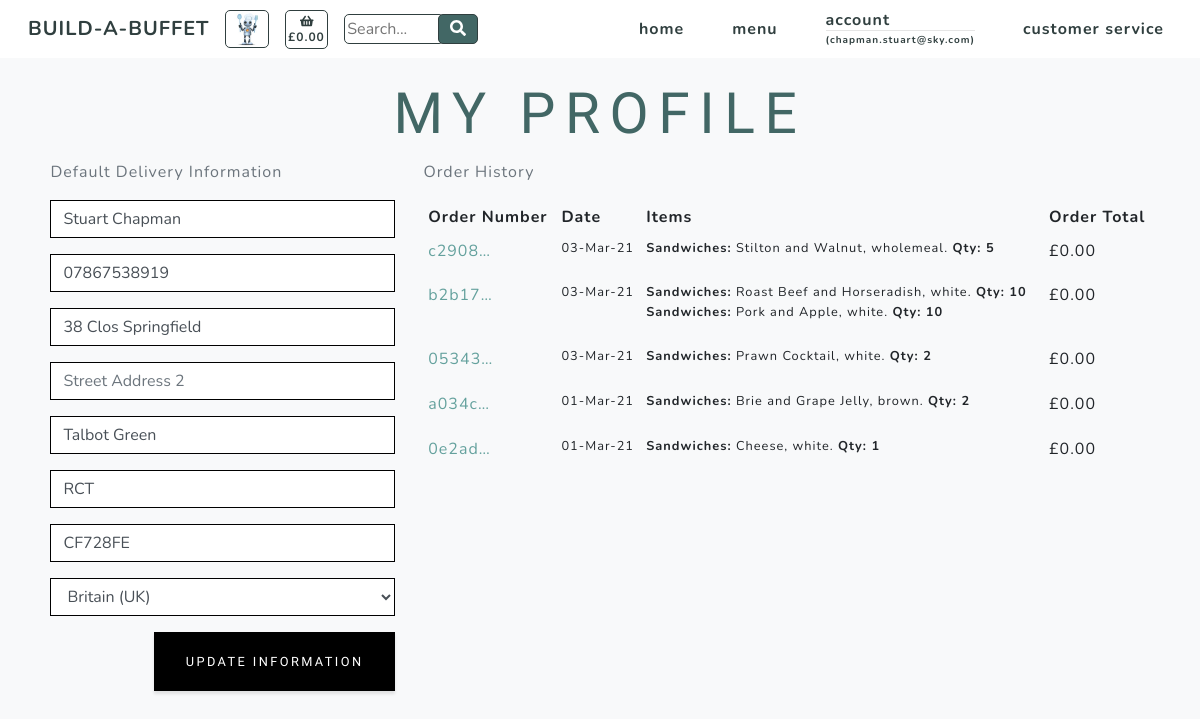
Screenshot of /profiles/ (signed in) with the database file from the repository.
### profiles/models.py (models this page shows)
class UserProfile(models.Model):
    user = models.OneToOneField(User, on_delete=models.CASCADE)
    default_full_name = models.CharField(max_length=20, null=True, blank=True)
    default_phone_number = models.CharField(max_length=20, null=True, blank=True)
    default_street_address1 = models.CharField(max_length=80, null=True, blank=True)
    default_street_address2 = models.CharField(max_length=80, null=True, blank=True)
    default_town_or_city = models.CharField(max_length=40, null=True, blank=True)
    default_county = models.CharField(max_length=80, null=True, blank=True)
    default_postcode = models.CharField(max_length=20, null=True, blank=True)
    default_country = CountryField(blank_label='Country', null=True, blank=True)
    def __str__(self):
        return self.user.username

### checkout/models.py (models this page shows, shortened)
class Order(models.Model):
    customer_name = models.CharField(max_length=50, null=False, blank=False)
    order_number = models.CharField(max_length=32, null=False, editable=False)
    cookie = models.CharField(max_length=32, null=False, editable=False)
    full_name = models.CharField(max_length=50, null=False, blank=False)
    email = models.EmailField(max_length=254, null=False, blank=False)
    phone_number = models.CharField(max_length=20, null=False, blank=False)
    country = CountryField(blank_label='Country *', null=False, blank=False)
    postcode = models.CharField(max_length=20, null=True, blank=True)
    town_or_city = models.CharField(max_length=40, null=False, blank=False)
    street_address1 = models.CharField(max_length=80, null=False, blank=False)
    street_address2 = models.CharField(max_length=80, null=True, blank=True)
    county = models.CharField(max_length=80, null=True, blank=True)
    date = models.DateTimeField(auto_now_add=True)
    delivery_cost = models.DecimalField(max_digits=6, decimal_places=2, null=False, default=0)
    order_total = models.DecimalField(max_digits=10, decimal_places=2, null=False, default=0)
    grand_total = models.DecimalField(max_digits=10, decimal_places=2, null=False, default=0)

class Order_items(models.Model):
    class Meta:
        verbose_name_plural = 'Order_items'
    order_number = models.CharField(max_length=32, null=False, editable=False)
    cookie = models.DecimalField(max_digits=8, decimal_places=0)
    item_number = models.DecimalField(max_digits=9999, decimal_places=0)
    category = models.CharField(max_length=254)
    name = models.CharField(max_length=254)
    servings = models.DecimalField(max_digits=3, decimal_places=0)
    option = models.CharField(max_length=254)
    total_price = models.DecimalField(max_digits=6, decimal_places=2, null=True, blank=True)

### products/models.py (models this page shows, shortened)
class Options(models.Model):
    class Meta:
        verbose_name_plural = 'Options'
    category = models.ForeignKey('Category', null=True, blank=True,
                                 on_delete=models.SET_NULL)
    option1 = models.TextField()
    option2 = models.TextField()
    option3 = models.TextField()

### profiles/views.py (the view)
# urls.py: path('', views.profile, name='profile'),
@login_required
def profile(request):
    profile = get_object_or_404(UserProfile, user=request.user)
    if request.method == 'POST':
        form = UserProfileForm(request.POST, instance=profile)
        if form.is_valid():
            form.save()
            messages.success(request, 'Profile updated successfully')
        else:
            messages.error(request, 'Update failed. Please ensure the form is valid.')
    else:
        form = UserProfileForm(instance=profile)
    options = Options.objects.all()
    orders = Order.objects.filter(customer_name=profile)
    items = Order_items.objects.none()
    x = -1
    for order in orders:
        x = x + 1
        order_number = Order.objects.filter(customer_name=profile)[x].order_number
        order_items = Order_items.objects.filter(order_number=order_number)
        items = items | order_items
    orders = orders.order_by('-date')
    context = {
        'form': form,
        'orders': orders,
        'items': items,
        'options': options,
        'on_profile_page': True
    }
    return render(request, 'profiles/profile.html', context)

### profiles/forms.py
class UserProfileForm(forms.ModelForm):
    class Meta:
        model = UserProfile
        exclude = ('user',)
    def __init__(self, *args, **kwargs):
        super().__init__(*args, **kwargs)
        placeholders = {
            'default_full_name': 'Full Name',
            'default_phone_number': 'Phone Number',
            'default_postcode': 'Postal Code',
            'default_town_or_city': 'Town or City',
            'default_street_address1': 'Street Address 1',
            'default_street_address2': 'Street Address 2',
            'default_county': 'County, State or Locality',
        }
        self.fields['default_phone_number'].widget.attrs['autofocus'] = True
        for field in self.fields:
            if field != 'default_country':
                if self.fields[field].required:
                    placeholder = f'{placeholders[field]} *'
                else:
                    placeholder = placeholders[field]
                self.fields[field].widget.attrs['placeholder'] = placeholder
            self.fields[field].widget.attrs['class'] = 'border-black rounded-0 profile-form-input'
            self.fields[field].label = False

### basket/contexts.py (called while the page is built)
def basket_context(request):
    cookie_key = settings.COOKIE_KEY
    try:
        cookie = request.COOKIES[cookie_key]
        basket_total = Basket.objects.filter(cookie=cookie).aggregate(Sum('total_price'))
        if basket_total['total_price__sum'] is None:
            basket_total = ""
    except KeyError:
        basket_total = ""
        cookie = 99999999
    context = {
            'cookie': cookie,
            'cookie_key': cookie_key,
            'basket_total': basket_total,
        }
    return context

### profiles/templates/profiles/profile.html (shortened to what this page needs)
{% extends "base.html" %}
{% load static %}
{% block content %}
    <section class="products-section bg-light" id="products">
        <div class="container">
            <div class="row justify-content-center no-gutters">
                <div class="col-xl-12">
                    <h1 class="product-text-one mx-auto text-uppercase text-center flex-margin-b text-blue">My Profile</h1>
                </div>
                <div class="row">
                    <div class="px-3 col-12 col-lg-4">
                        <p class="text-muted">Default Delivery Information</p>
                        <form class="mt-3" action="{% url 'profile' %}" method="POST" id="profile-update-form">
                            {{ form|crispy }}
                            <button class="mb-4 btn btn-black rounded-0 text-uppercase float-right">Update Information</button>
                        </form>
                    </div>
                    <div class="col-12 col-lg-8">
                        <p class="text-muted">Order History</p>
                        <div class="order-history table-responsive">
                            <table class="table table-sm table-borderless">
                                <thead>
                                    <tr>
                                        <th>Order Number</th>
                                        <th>Date</th>
                                        <th>Items</th>
                                        <th>Order Total</th>
                                    </tr>
                                </thead>
                                <tbody>
                                    {% for order in orders %}
                                        <tr>
                                            <td>
                                                <a href="{% url 'order_history' order.order_number %}"
                                                title="{{ order.order_number }}">
                                                    {{ order.order_number|truncatechars:6 }}
                                                </a>
                                            </td>
                                            <td class="small">{{ order.date|date:'d-M-y' }}</td>
                                            <td>
                                                <ul class="list-unstyled">
                                                    {% for item in items %}
                                                        {% if item.order_number == order.order_number %}
                                                            <li class="small">
                                                                {% if item.option == "selected-one" %}
                                                                    {% for option in options %}
                                                                        <b>{{ item.category.title }}:</b> {{ item.name }}, {{ option.option1 }}. <b>Qty: {{ item.servings }}</b>
                                                                    {% endfor %}
                                                                {% endif %}
                                                                {% if item.option == "selected-two" %}
                                                                    {% for option in options %}
                                                                        <b>{{ item.category.title }}:</b> {{ item.name }}, {{ option.option2 }}. <b>Qty: {{ item.servings }}</b>
                                                                    {% endfor %}
                                                                {% endif %}
                                                                {% if item.option == "selected-three" %}
                                                                    {% for option in options %}
                                                                        <b>{{ item.category.title }}:</b> {{ item.name }}, {{ option.option3 }}. <b>Qty: {{ item.servings }}</b>
                                                                    {% endfor %}
                                                                {% endif %}
                                                            </li>
                                                        {% endif %}
                                                    {% endfor %}
                                                </ul>
                                            </td>
                                            <td>£{{ order.grand_total }}</td>
                                        </tr>
                                    {% endfor %}
                                </tbody>
                            </table>
                        </div>
                    </div>
                </div>
            </div>
        </div>
    </section>
{% endblock %}

### templates/base.html (shortened to what this page needs)
{% load static %}
<!doctype html>
<html lang="en">
  <head>
    {% block corecss %}
        <link href="{% static 'css/styles.css' %}" rel="stylesheet" />
        <link href="{% static 'css/slider.css' %}" rel="stylesheet" />
    {% endblock %}
  </head>
  <body id="page-top" onload="createCookie()">
        <nav class="navbar navbar-expand-lg navbar-light fixed-top" id="mainNav">
            <div class="container">
                <a class="navbar-brand js-scroll-trigger navbar-brand-vis" href="#page-top">BUILD-A-BUFFET</a>
                <div>
                    <ul class="navbar-nav ml-auto align-vertically">
                        <li class="nav-item"><a class="nav-link js-scroll-trigger bartholemew-menu" href=""><img src="/media/assets/img/bartholemew-sml.jpg" alt="bartholemew" height="36"></a></li>
                    </ul>
                </div>
                <div>
                    <ul class="navbar-nav ml-auto align-vertically">
                        {% if basket_total.total_price__sum != None %}
                            <li class="nav-item"><a class="nav-link js-scroll-trigger text-center text-xs-nav basket" href="{% url 'basket' %}"><i class="fa fa-shopping-basket" aria-hidden="true"></i><br><span class=" text-xs-nav">£{{ basket_total.total_price__sum|floatformat:"2" }}</span></a></li>
                        {% else %}
                            <li class="nav-item"><a class="nav-link js-scroll-trigger text-center text-xs-nav basket" href="{% url 'basket' %}"><i class="fa fa-shopping-basket" aria-hidden="true"></i><br><span class=" text-xs-nav">£0.00</span></a></li>
                        {% endif %}
                    </ul>
                </div>
                <div class="mr-auto">
                    <form method="GET" action="">
                        <div class="input-group">
                            <input class="search-input" type="text" name="q" placeholder="Search...">
                            <div class="input-group-append">
                                <button class="search-button text-center" type="submit">
                                        <i class="fas fa-search"></i>
                                </button>
                            </div>
                        </div>
                    </form>
                </div>
                <div class="collapse navbar-collapse" id="navbarResponsive">
                    <ul class="navbar-nav ml-auto">
                        <li class="nav-item my-auto"><a class="nav-link js-scroll-trigger" href="{% url 'home' %}">home</a></li>
                        <li class="nav-item dropdown my-auto">
                            <a class="nav-link js-scroll-trigger" href="#" id="all-menus-link" data-toggle="dropdown" aria-haspopup="true" aria-expanded="false">
                                menu
                            </a>
                        </li>
                        <li class="nav-item dropdown">
                            {% if request.user.is_authenticated %}
                                <a class="nav-link js-scroll-trigger" href="#" id="account-link" data-toggle="dropdown" aria-haspopup="true" aria-expanded="false">
                                    account
                                    <hr class="d-none d-lg-block user-br">
                                    <span class="user-text">
                                    ({{ request.user }})</span>
                                </a>
                            {% else %}
                                <a class="nav-link js-scroll-trigger" href="#" id="account-link" data-toggle="dropdown" aria-haspopup="true" aria-expanded="false">
                                    account
                                </a>
                            {% endif %}
                        </li>
                        <li class="nav-item my-auto"><a class="nav-link js-scroll-trigger" href="#service">customer service</a></li>
                    </ul>
                </div>
            </div>
        </nav>
    {% block content %}
    {% endblock %}
  </body>
</html>

### rows the page displays
UserProfile: default_full_name "Stuart Chapman", default_phone_number "07867538919", default_street_address1 "38 Clos Springfield", default_town_or_city "Talbot Green", default_county "RCT", default_postcode "CF728FE", default_country "Britain (UK)"
Order: order_number "c2908…", date "03-Mar-21", grand_total "0.00"
Order_items: category "Sandwiches", name "Stilton and Walnut", servings "5"
Options: option3 "wholemeal", option1 "white", option2 "brown"
Order: order_number "b2b17…", date "03-Mar-21", grand_total "0.00"
Order_items: category "Sandwiches", name "Roast Beef and Horseradish", servings "10"
Order_items: category "Sandwiches", name "Pork and Apple", servings "10"
Order: order_number "05343…", date "03-Mar-21", grand_total "0.00"
Order_items: category "Sandwiches", name "Prawn Cocktail", servings "2"
Order: order_number "a034c…", date "01-Mar-21", grand_total "0.00"
Order_items: category "Sandwiches", name "Brie and Grape Jelly", servings "2"
Order: order_number "0e2ad…", date "01-Mar-21", grand_total "0.00"
Order_items: category "Sandwiches", name "Cheese", servings "1"

### other values shown
{{ request.user }} "chapman.stuart@sky.com"
